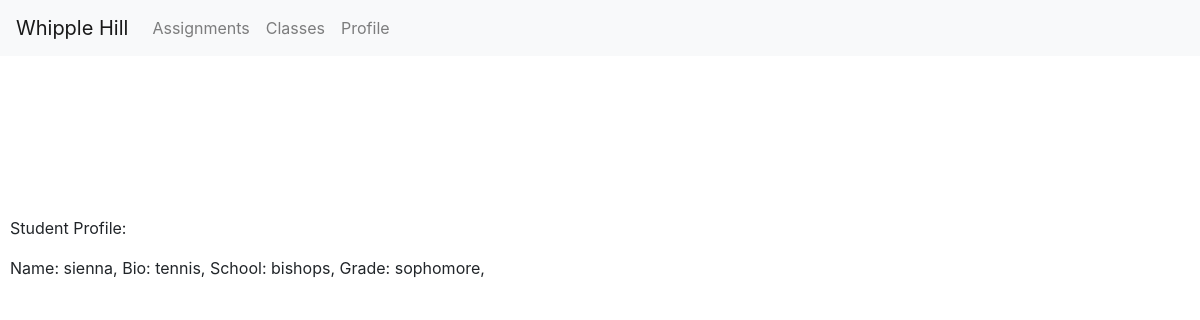
The app's page /profile/user2, older data.
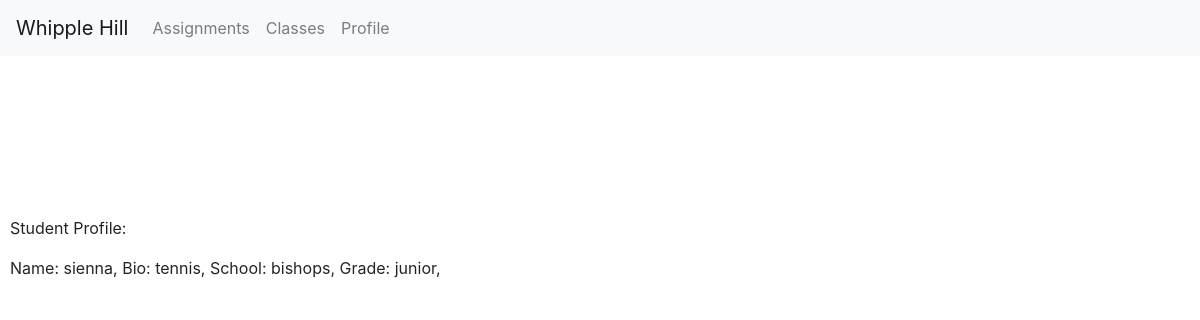
The same page, newer data.
### assignments/models.py (models this page shows)
class StudentProfile(models.Model):
    user = models.OneToOneField(
    User,
    on_delete=models.CASCADE,
    primary_key=True
    )
    name = models.TextField(default="", blank=True)
    bio = models.TextField(default="", blank=True)
    school= models.TextField(default="", blank=True)
    FRESHMAN = 'FR'
    SOPHOMORE = 'SO'
    JUNIOR = 'JR'
    SENIOR = 'SR'
    GRADE_CHOICES = [
        (FRESHMAN, 'Freshman'),
        (SOPHOMORE, 'Sophomore'),
        (JUNIOR, 'Junior'),
        (SENIOR, 'Senior'),
    ]
    year_in_school = models.CharField(max_length=2,choices=GRADE_CHOICES,default=FRESHMAN,)

### assignments/views.py (the view, shortened to what this page needs)
# urls.py: path('profile/<username>',views.ProfileView.as_view(),name='profile'),
class ProfileView(View):
    def get(self,request,username):
        user = User.objects.get(username = username)
        try:
            profile = StudentProfile.objects.get(user=user)
        except StudentProfile.DoesNotExist:
            profile = None
        context = {'profile': profile,
        'user': user,
        'authenticated': request.user
        }
        return render(request, 'assignments/profile.html', context)

### assignments/templates/assignments/profile.html (shortened to what this page needs)
<!DOCTYPE html>
<html>
<html lang = "en">
<head>
  <link rel="stylesheet" href="https://maxcdn.bootstrapcdn.com/bootstrap/4.5.2/css/bootstrap.min.css">
  <link rel="stylesheet" href = "style.css">
</head>
  <nav class="navbar navbar-expand-sm bg-light navbar-light fixed-top">
    <a class="navbar-brand" href="{% url 'index' %}">
      Whipple Hill
    </a>
    <div class="collapse navbar-collapse" id="collapsibleNavbar">
      <ul class="navbar-nav">
      {% if user.is_authenticated %}
        <li class="nav-item">
          <a class="nav-link" href="{% url 'assignments' user.username %}">
            Assignments
          </a>
        </li>
        <li class="nav-item">
            <a class="nav-link" href="{% url 'classes' user.username %}">
              Classes
            </a>
        </li>
        <li class="nav-item">
            <a class="nav-link" href= "{% url 'profile' user.username %}">
              Profile
            </a>
        </li>
      {% endif %}
      </ul>
    </div>
  </nav>
  <br></br>
  <br></br>
  <body>
    <p> Student Profile: </p>
      {% if profile == None %}
        <p> No user profile found </p>
      {% else %}
        Name: {{profile.name}},
        Bio: {{profile.bio}},
        School: {{profile.school}},
        Grade: {{profile.year_in_school}},
      {% endif %}
  </body>
</html>

Row changes from the older to the newer data that the page shows:
changed StudentProfile "sienna": year_in_school "sophomore" → "junior"
